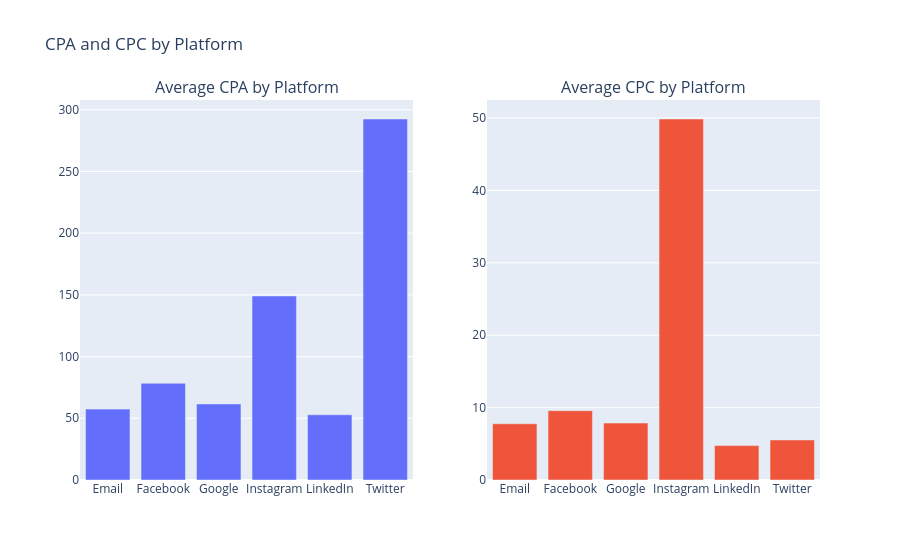

Notebook code for this chart:
### Markdown cell above
### CPA & CPC by Platform

### Code cell
fig_cpa_cpc.show()

### Figure 1 — Plotly figure (JSON) as saved in the notebook; plotly's stock layout.template omitted (floating-point values rounded to 4 significant figures)
{"data": [{"name": "CPA", "type": "bar", "x": ["Email", "Facebook", "Google", "Instagram", "LinkedIn", "Twitter"], "xaxis": "x", "y": [57.43, 78.36, 61.59, 149.1, 52.82, 292.5], "yaxis": "y"}, {"name": "CPC", "type": "bar", "x": ["Email", "Facebook", "Google", "Instagram", "LinkedIn", "Twitter"], "xaxis": "x2", "y": [7.77, 9.579, 7.868, 49.86, 4.749, 5.533], "yaxis": "y2"}], "layout": {"annotations": [{"font": {"size": 16}, "showarrow": false, "text": "Average CPA by Platform", "x": 0.225, "xanchor": "center", "xref": "paper", "y": 1, "yanchor": "bottom", "yref": "paper"}, {"font": {"size": 16}, "showarrow": false, "text": "Average CPC by Platform", "x": 0.775, "xanchor": "center", "xref": "paper", "y": 1, "yanchor": "bottom", "yref": "paper"}], "showlegend": false, "title": {"text": "CPA and CPC by Platform"}, "xaxis": {"anchor": "y", "domain": [0, 0.45]}, "xaxis2": {"anchor": "y2", "domain": [0.55, 1]}, "yaxis": {"anchor": "x", "domain": [0, 1]}, "yaxis2": {"anchor": "x2", "domain": [0, 1]}}}
